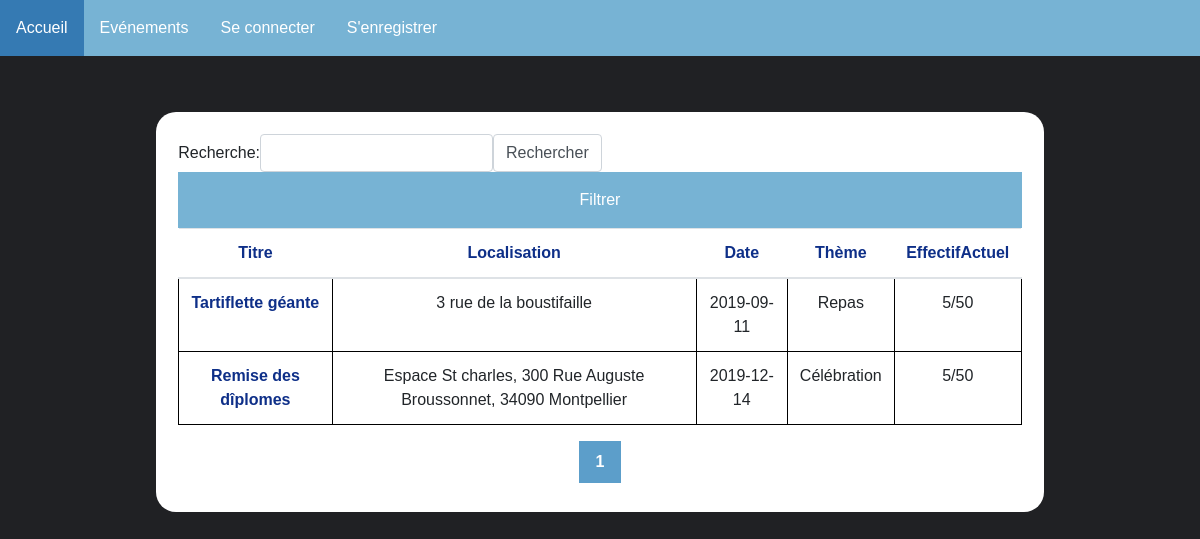
/event.php, run on the app's committed database.
### tables this page shows
CREATE TABLE Evenement(
        ID_Event       Int  Auto_increment  NOT NULL ,
        Titre          Varchar (50) NOT NULL ,
        Date           Date NOT NULL ,
        EffectifMax    Int NOT NULL ,
        Descriptif     Text NOT NULL ,
        EffectifActuel Int NOT NULL ,
        login          Varchar (20) NOT NULL ,
        ID_Loc         Int NOT NULL ,
       Nom            Varchar (20) NOT NULL,
        Note           Float NOT NULL
	,CONSTRAINT Evenement_PK PRIMARY KEY (ID_Event)

	,CONSTRAINT Evenement_Contributeur_FK FOREIGN KEY (login) REFERENCES Contributeur(login)
	,CONSTRAINT Evenement_Localisation_FK FOREIGN KEY (ID_Loc) REFERENCES Localisation(ID_Loc)
	,CONSTRAINT Evenement_Theme1_FK FOREIGN KEY (Nom) REFERENCES Theme(Nom)
);

CREATE TABLE Localisation(
        ID_Loc INT AUTO_INCREMENT NOT NULL,
        Adresse   Text NOT NULL ,
        Latitude  Double NOT NULL ,
        Longitude Double NOT NULL,
        CONSTRAINT Localisation_PK PRIMARY KEY (ID_Loc),
        CONSTRAINT Localisation_UC UNIQUE (Adresse(255),Latitude,Longitude)
);

### config.php (called while the page is built, shortened)
<?php
$DB_host = "localhost";
$DB_user = "root";
$DB_pass = "";
$DB_name ="BDDWeb";
try{
    $dbh = new PDO("mysql:host={$DB_host};dbname={$DB_name}",$DB_user,$DB_pass);
    $dbh->setAttribute(PDO::ATTR_ERRMODE, PDO::ERRMODE_EXCEPTION);
}
catch( PDOException $e){
    echo $e->getMessage();
    die();
}
require_once 'User.php';
$user= new User($dbh);
?>

### User.php (called while the page is built, shortened)
<?php
class User{
    public function isLoggedin(): bool{
        return isset($_SESSION['user_session']);
    }
}
?>

### event.php (the view, shortened to what this page needs)
<?php
include_once('config.php');
if (!isset($_GET['order'])) {
    $crois = 'DESC';
}
if (isset($_GET['search'])) {
	$search_word = $_GET['search_word'];
} else {
	$search_word = "";
}
?>
<!DOCTYPE html>
<html>
<head>
    <link rel="stylesheet" href="https://maxcdn.bootstrapcdn.com/bootstrap/4.3.1/css/bootstrap.min.css">
    <link rel="stylesheet" type="text/css" href="./style.css">
</head>
<body>
    <div id="Menu">
    <table>
        <table style="margin:0;">
            <th>
                <?php
                if ($user->isLoggedin()) {
                    echo '<div class="dropdown">
                    <a href="./profile.php"><button class="dropbtn">Mon profil</button></a>
                    </div>';
                } else {
                    echo '<div class="dropdown">
                 <a href="./index.php"><button class="dropbtn">Accueil</button></a>
                 </div>';
                }
                ?>
            </th>
            <th>
                <div class="dropdown">
                    <button class="dropbtn">Evénements</button>
                </div>
            </th>
            <?php
            if (!$user->isLoggedin()) {
                echo '<th>
            <div id="connection" class="dropdown">
            <button class="dropbtn" onclick =generationForm("log")>Se connecter</button>
            </div>
            </th>
            <th>
            <div id="enregister" class="dropdown">
            <button class="dropbtn" onclick =generationForm("reg")>' . "S'enregistrer</button>
            </div>
            </th>";
            }
            ?>
        </table>
    </div>
    <div class="container">
		<div id="content">
			<form class='form-inline' method="get">
				<label for="search_word">Recherche: </label>
				<input class='form-control' type="text" name="search_word">
				<input class='form-control' type="submit" name="search" value='Rechercher'>
			</form>
			<table class="table table-hover">
				<button class="dropbtn" id="filterButton" onclick=filter()>Filtrer</button>
				<thead>
                    <tr>
                        <th><a href="./event.php?pagenb=1&order=Titre&crois=DESC">Titre</a></th>
                        <th><a href="./event.php?pagenb=1&order=Adresse&crois=DESC">Localisation</a></th>
                        <th><a href="./event.php?pagenb=1&order=Date&crois=DESC">Date</a></th>
                        <th><a href="./event.php?pagenb=1&order=Nom&crois=DESC">Thème</a></th>
                        <th><a href="./event.php?pagenb=1&order=EffectifActuel&crois=DESC">EffectifActuel</a></th>
                    </tr>
                    </thead>
				<tbody>
                                        <?php
                    if (isset($_GET['pagenb'])) {
                        $pagenb = $_GET['pagenb'];
                    } else {
                        $pagenb = 1;
                    }
                    $nbrecpage = 20;
                    $offset = ($pagenb - 1) * $nbrecpage;
                    try {
                        $stmt = $dbh->prepare("SELECT COUNT(*) FROM Evenement");
                        $stmt->execute();
                        $order = $_GET['order'];
                        $nbrow = $stmt->fetch(PDO::FETCH_ASSOC);
                        $nbtotpages = ceil((intval($nbrow['COUNT(*)']) / $nbrecpage));
                        $stmt = $dbh->prepare("SELECT * FROM Evenement, Localisation WHERE Localisation.ID_Loc=Evenement.ID_Loc AND Evenement.Titre LIKE '%" . $search_word . "%' ORDER BY " . $order . " " . $crois . " LIMIT :offset, :nbrec");
                        $stmt->bindParam(":nbrec", $nbrecpage, PDO::PARAM_INT);
                        $stmt->bindParam(":offset", $offset, PDO::PARAM_INT);
                        $stmt->execute();
                        foreach ($stmt as $row) {
                            echo "<tr>";
                            echo "<td><a href='contenu.php?lastevent={$row['ID_Event']}'>{$row['Titre']}</a></td><td>{$row['Adresse']}</td><td>{$row['Date']}</td>";
                            echo "<td>{$row['Nom']}</td><td>{$row['EffectifActuel']}/{$row['EffectifMax']}</td>";
                            echo "</tr>";
                        }
                    } catch (PDOException $e) {
                        echo "Erreur durant le chargement de la page de l'événement.";
                        die();
                    }
                    ?></tbody>
                </table>
            <div class='pagination'>
                <?php
                $tmp = (int) $pagenb;
                ?>
                <?php
                if ($nbtotpages <= 10) {
                    for ($i = 1; $i <= $nbtotpages; $i++) {
                        if ($i == $tmp) {
                            echo "<a class='active'>$i</a>";
                        } else {
                            echo "<a href='event.php?pagenb=$i&order=" . $_GET['order'] . "&crois=" . $crois . "&search_word=" . $search_word . "'>$i</a>";
                        }
                    }
                }
            ?>
            </div>
        </div>
    </div>
</body>
</html>

### style.css (style rules this page uses)
* { margin: 0; padding: 0; border: 0; font-family: Arial, sans-serif; }
a { text-decoration: none; font-weight: bold; color: rgb(14, 47, 136); }
body { background-color: #202124; }
#Menu { background-color:#77B3D4; }
.dropbtn { width:100%; background-color:#77B3D4; color: white; padding: 16px; font-size: 16px; border: none; }
.dropdown { width: 100%; position: relative; display: inline-block; }
#connection { float:right; }
#listevent > th,td { border: 1px solid black; padding: 15px; }
#content { text-align: center; background-color: white; border-radius: 20px; padding: 2%; margin: 10%; margin-top: 5%; }
.pagination { display: inline-block; }
.pagination a { color: black; float: left; padding: 8px 16px; text-decoration: none; transition: background-color .3s;< border: 1px solid black; }
.pagination a.active { background-color: rgb(92, 158, 202); color: white; border: 1px solid rgb(92, 158, 202); }

### data on the page
evenement: Titre "Tartiflette géante", ID_Loc.Adresse "3 rue de la boustifaille", Date "2019-09-11", Nom "Repas", EffectifActuel "5", EffectifMax "50"
evenement: Titre "Remise des dîplomes", ID_Loc.Adresse "Espace St charles, 300 Rue Auguste Broussonnet, 34090 Montpellier", Date "2019-12-14", Nom "Célébration", EffectifActuel "5", EffectifMax "50"
